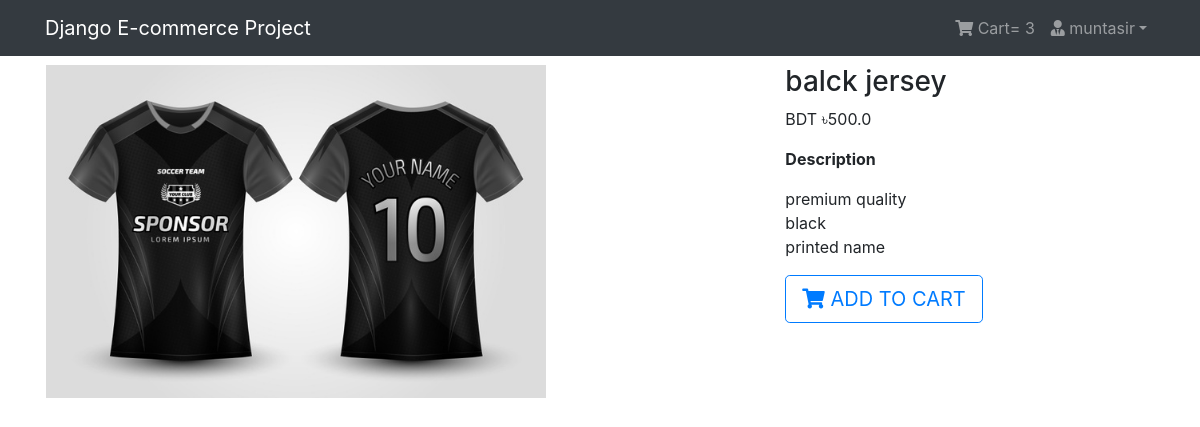
Screenshot of /product/2 (signed in) with the database file from the repository.
### App_login/models.py (models this page shows, shortened)
class User(AbstractBaseUser, PermissionsMixin):
    email = models.EmailField(unique=True, null=False)
    is_staff = models.BooleanField(
        ugettext_lazy('staff status'),
        default=False,
        help_text = ugettext_lazy('Designates whether the user can log in this site')
    )
    is_active = models.BooleanField(
        ugettext_lazy('active'),
        default=True,
        help_text=ugettext_lazy('Designates whether this user should be treated as active. Unselect this instead of deleting accounts')
    )
    USERNAME_FIELD = 'email'
    objects = MyUserManager()

class Profile(models.Model):
    user = models.OneToOneField(User, on_delete=models.CASCADE, related_name='profile')
    username = models.CharField(max_length=264, blank=True)
    full_name = models.CharField(max_length=264, blank=True)
    address_1 = models.TextField(max_length=300, blank=True)
    city = models.CharField(max_length=40, blank=True)
    zipcode = models.CharField(max_length=10, blank=True)
    country = models.CharField(max_length=50, blank=True)
    phone = models.CharField(max_length=20, blank=True)
    date_joined = models.DateTimeField(auto_now_add=True)

### App_Order/models.py (models this page shows, shortened)
class Order(models.Model):
    orderitems = models.ManyToManyField(Cart)
    user = models.ForeignKey(settings.AUTH_USER_MODEL, on_delete=models.CASCADE)
    ordered = models.BooleanField(default=False)
    created = models.DateTimeField(auto_now_add=True)
    paymentId = models.CharField(max_length=264, blank=True, null=True)
    orderId = models.CharField(max_length=200, blank=True, null=True)

### App_shop/models.py (models this page shows, shortened)
class Product(models.Model):
    mainimage = models.ImageField(upload_to='Products')
    name = models.CharField(max_length=264)
    category = models.ForeignKey(Category, on_delete=models.CASCADE, related_name='category')
    preview_text = models.TextField(max_length=200, verbose_name='Preview Text')
    detail_text = models.TextField(max_length=1000, verbose_name='Description')
    price = models.FloatField()
    old_price = models.FloatField(default=0.00)
    created = models.DateTimeField(auto_now_add=True)
    class Meta:
        ordering = ['-created',]

### App_shop/views.py (the view)
# urls.py: path('product/<pk>',views.ProductDetail.as_view(),name='product_detail'),
class ProductDetail(LoginRequiredMixin,DetailView):
	model=Product
	template_name='App_shop/product_detail.html'

### App_Order/templatetags/cart_tag.py (called while the page is built)
@register.filter
def cart_total(user):
	order=Order.objects.filter(user=user,ordered=False)
	if order.exists():
		return order[0].orderitems.count()
	else:
		return 0

### templates/App_shop/product_detail.html
{% extends 'base.html' %}
{% block body_block %}
<div class="xxx">
  <div class="box1">
    <a href="#"><img src="/media/{{object.mainimage}}" style="width:500px;"></a>
  </div>
  <div class="box2">
     <h3 class="title mp-3">{{object.name}}</h3>
      <p>
        <span>
          <span class="currency">BDT &#2547;</span><span class="num">{{object.price}}</span>
         </span>
          </p>
        <dl class="item-property">
          <dt>Description</dt>
          <dd>
           <p>{{object.detail_text|linebreaks}}</p>
          </dd>
          </dl>
        <a href="{% url 'App_Order:add' pk=object.pk %}" class="btn btn-lg btn-outline-primary text-uppercase"> <i class="fas fa-shopping-cart"></i> Add to Cart</a>
  </div>
</div>
{% endblock %}

### templates/navbar.html (shortened to what this page needs)
{% load cart_tag %}
<nav class="navbar navbar-expand-lg navbar-dark bg-dark">
  <div class="container">
    <a class="navbar-brand" href="{% url 'App_shop:home' %}">Django E-commerce Project</a>
    <div class="collapse navbar-collapse" id="navbarNav">
      <ul class="navbar-nav ml-auto">
        {% if request.user.is_authenticated %}
        <li class="nav-item">
          <a href="{% url 'App_Order:cart' %}" class="nav-link">
              <i class="fa fa-shopping-cart"></i> Cart<span>= </span> <span class="badge-badge-light">{{request.user|cart_total}}</span>
          </a>
        </li>
        <li class="nav-item dropdown">
          <a class="nav-link dropdown-toggle" href="#" id="navbarDropdown" role="button" data-toggle="dropdown" aria-haspopup="true" aria-expanded="false"><i class="fas fa-user-tie"></i> {{request.user.profile.username}}</a>
        </li>
        {% else %}
        <li class="nav-item">
          <a href="{% url 'App_login:login' %}" class="btn btn-primary">Login</a>
        </li>
        {% endif %}
      </ul>
    </div>
  </div>
</nav>

### static/css/main.css (style rules this page uses)
.xxx { display: flex; flex-wrap: wrap; }
.xxx div { border: 1px solid white; }
.box1 { flex:3; }
.box2 { flex:1; }

### templates/base.html (style rules this page uses)
.xxx { display: flex; flex-wrap: wrap; }
.xxx div { border: 1px solid white; }
.box1 { flex:2; }
.box2 { flex:1; }

### rows the page displays
User: user|cart_total "3", user.profile.username "muntasir"
Product: mainimage (picture), name "balck jersey", price "500.0", detail_text "premium quality black printed name"
